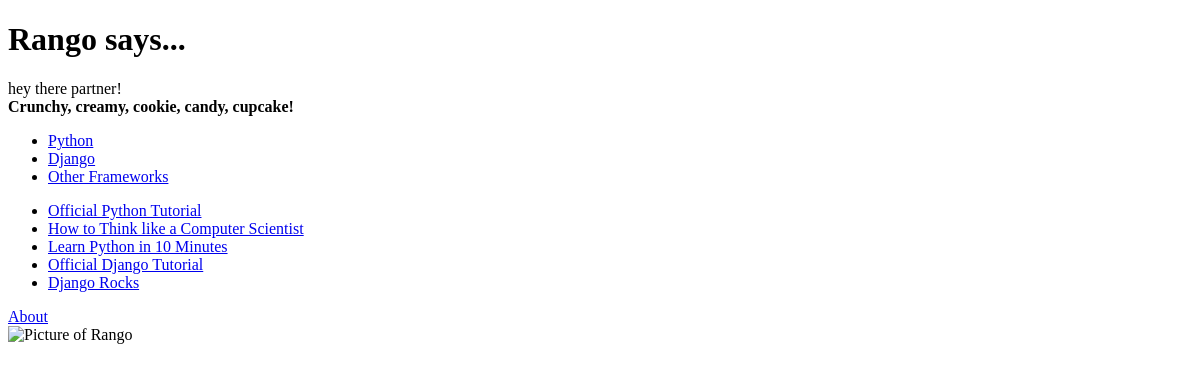
Before: / with the older database file.
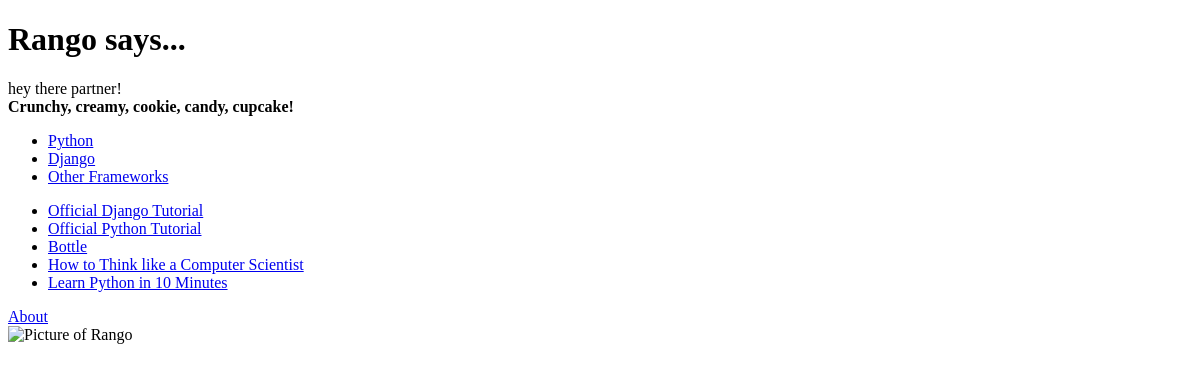
After: the same page with the newer database file.
### rango/models.py (models this page shows, shortened)
class Category(models.Model):
    name = models.CharField(max_length=128, unique=True)
    views = models.IntegerField(default=0)
    likes = models.IntegerField(default=0)
    slug = models.SlugField(unique=True)
    class Meta:
        verbose_name_plural = 'Categories'

class Page(models.Model):
    category = models.ForeignKey(Category, on_delete=models.CASCADE)
    title = models.CharField(max_length=128)
    url = models.URLField()
    views = models.IntegerField(default=0)

### rango/views.py (the view)
# urls.py: path('',views.index, name='index'),
def index(request):
    category_list = Category.objects.order_by('-likes')[:5]
    page_list = Page.objects.order_by('-views')[:5]
    context_dict = {}
    context_dict['boldmessage'] = 'Crunchy, creamy, cookie, candy, cupcake!'
    context_dict['categories'] = category_list
    context_dict['pagesViews'] = page_list
    return render(request, 'rango/index.html', context=context_dict)

### templates/rango/index.html (shortened to what this page needs)
<!DOCTYPE html>
{% load staticfiles %}
<html>
	<head>
	</head>
	<body>
		<h1>Rango says...</h1>
		<div>
			hey there partner! <br />
			<strong>{{ boldmessage }}</strong>
		</div>
		<div>
		{% if categories %}
			<ul>
			{% for category in categories %}
			<li>
				<a href="/rango/category/{{ category.slug}}/">{{ category.name }}</a>
			</li>
			{% endfor %}
			</ul>
		{% else %}
			<strong>There are no categories present.</strong>
		{% endif %}
		</div>
		<div>
		{% if pagesViews %}
			<ul>
			{% for page in pagesViews %}
			<li>
				<a href="{{page.url}}">{{ page.title }}</a>
			</li>
			{% endfor %}
			</ul>
		{% else %}
			<strong>There are no pages present.</strong>
		{% endif %}
		</div>
		<div>
			<a href="/rango/about/">About</a><br />
			<img src="{% static 'images/rango.jpg' %}" alt="Picture of Rango" />
		</div>
	</body>
</html>

Changed rows visible on the page:
no longer on this page (row unchanged): Page: title "Django Rocks"
changed Page "Official Django Tutorial": moves up the list
now on this page (row edited): Page: title "Bottle"
